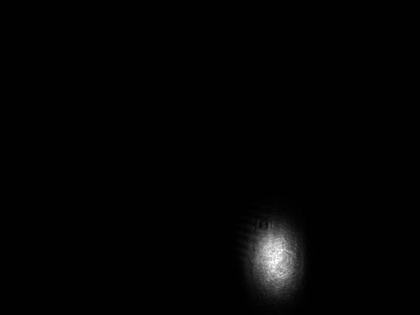
%> input picture Segment/matlab/binaryzation/post.jpg, 420 x 315 px, shrunk from 1440 x 1080 before the run
$ octave untitled.m   (GNU Octave 9; MATLAB toolbox functions it lacks are replaced by stand-ins)
%> lines starting %> are read from the running program, lines starting %| are printed output that depends on the picture; in (x1, y1, x2, y2) boxes, pixels count from 0 and x2, y2 are one past the last pixel; in counts of white or black regions, pixels touching at a corner belong together; the program's own positions count from 1
clc        %清除命令窗口的内容
close all  %关闭所有的Figure窗口
clear all  %清除工作空间的所有变量

%% median_filtered_gray_302.bmp  中值滤波以后的图片     1.png   原图片

origin_ima=imread('post.jpg');
%> origin_ima is the input picture: size 315x420 uint8; min 0, max 255, mean 3.7
hist1=imhist(origin_ima);
%> hist1 = 256 values, max 124407 at index 2, min 0 at index 243, mean 516.8
[seg_ima,T]=Global_threshold(origin_ima,1);
hist2=imhist(seg_ima);

subplot(2,2,1);imshow(origin_ima);title('origin');
subplot(2,2,2);stem(hist1,'.');title('hist');
subplot(2,2,3);imshow(seg_ima);title('seg_ima');
imwrite(seg_ima, 'b.png'); % 将 seg_ima 图像保存为 PNG 格式

subplot(2,2,4);stem(hist2,'.');title('全局分割图像直方图');

uint8(T)
%% 全局阈值分割函数，det_T0为迭代控制参数
function [Result,T0] = Global_threshold(ima,det_T0)
%> called with det_T0 = 1
%%接受两个输入参数：ima（待处理的图像）和 det_T0（迭代控制参数，用于判断迭代何时停止）
%%函数返回两个输出：Result（二值化后的图像）和 T0（最终确定的阈值）
[m,n]=size(ima);
%> m = 315; n = 420
Result = zeros(m,n);
%%这两行代码获取输入图像 ima 的大小，并初始化输出图像 Result，其大小与输入图像相同，所有像素值均设为 0。
value=0;
for x=1:m
    for y=1:n
        value=value+double(ima(x,y));
    end
end
%> after the loop, value = 489514
T0=value/(m*n); det_T = T0;
%> after `T0=value/(m*n)`: T0 = 3.7
%> after `det_T = T0`: det_T = 3.7
%% 这段代码计算输入图像 ima 的所有像素值的总和，并计算初始阈值 T0，即图像的平均灰度值
while(det_T>det_T0)
    G1=0;G2=0;count1=0;count2=0;
    for x=1:m
        for y=1:n
            if(ima(x,y)>T0)
                G1=G1+double(ima(x,y));
                count1=count1+1;
            else
                G2=G2+double(ima(x,y));
                count2=count2+1;
            end
        end
    end
    m1=G1/count1; m2=G2/count2;
    T=1/2*(m1+m2);
    det_T=T-T0; T0=T;
end
%> this loop made 6 passes
%> (m1, m2, T, det_T, T0) on passes 1 to 6: (57.31, 1.02, 29.16, 25.46, 29.16), (99.96, 1.28, 50.62, 21.46, 50.62), (122.2, 1.53, 61.88, 11.26, 61.88), (131.9, 1.65, 66.77, 4.9, 66.77), (135.7, 1.71, 68.69, 1.91, 68.69), (137.6, 1.73, 69.68, 0.991, 69.68)
%%这个 while 循环实现了迭代阈值确定过程。在每次迭代中，它根据当前阈值 T0 将图像像素分为两部分（大于 T0 和小于等于 T0），然后计算这两部分像素的平均灰度值 m1 和 m2。
%%新的阈值 T 被设置为 m1 和 m2 的平均值。迭代继续进行，直到阈值的变化 det_T 小于迭代控制参数 det_T0。

for x=1:m
   for y=1:n
        if(ima(x,y)>T0)
            Result(x,y)=1;
        end
   end
end
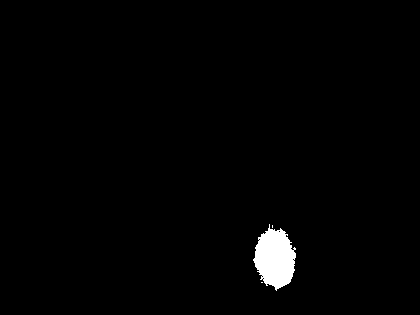
%> Result: size 315x420 double; values 0 (black) and 1 (white), 1.4% white; 3 white regions (2 under 20 px), largest, box (x1, y1, x2, y2) and area: (253, 224, 296, 291) 1892
%> `[seg_ima,T]=Global_threshold(origin_ima,1);`: T = 69.68
%> `hist2=imhist(seg_ima);`: hist2 = 256 values, max 130403 at index 1, min 0 at index 2, mean 516.8
%> `title('全局分割图像直方图')`:
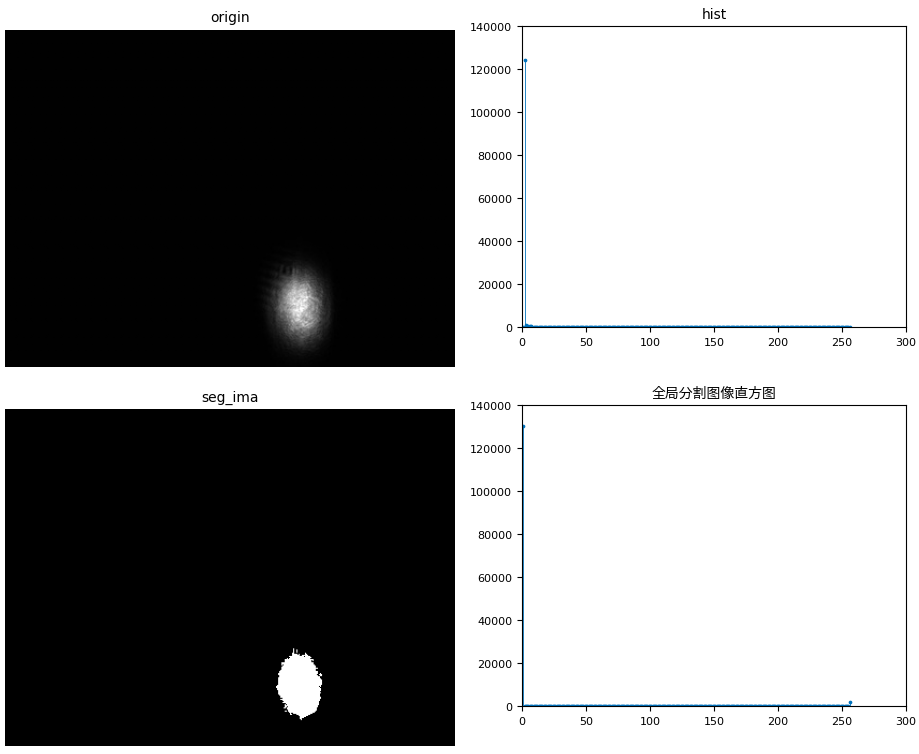
%> figure redrawn from the program's plot data, 4 panels
%> `uint8(T)`: ans = 70
%%如果像素值大于 T0，则 Result 对应位置的像素值设置为 1（白色），否则保持为 0（黑色）。
end
